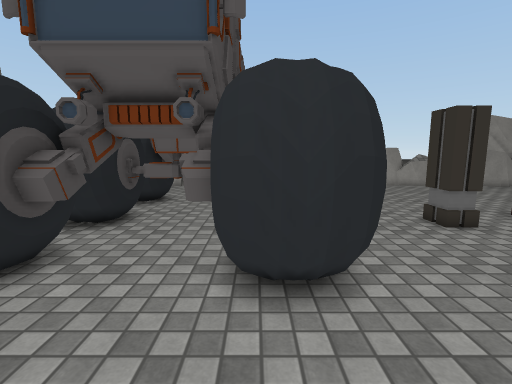
[1] (above)

24 first-person views from a walk through a 3-D level made in the Unity game engine. The camera is 1.4 m above the floor, tilts 8° down and sees 85° across. The floor is counted in squares, 0.5 m on a side. Each view is taken from the middle of a square. On the plan, view 1 faces up. The plan holds only what a view shows up to about 19 squares ahead; the rest is blank. The place goes on beyond the plan. The player is left out. Some surface patterns are stand-ins.

[2]
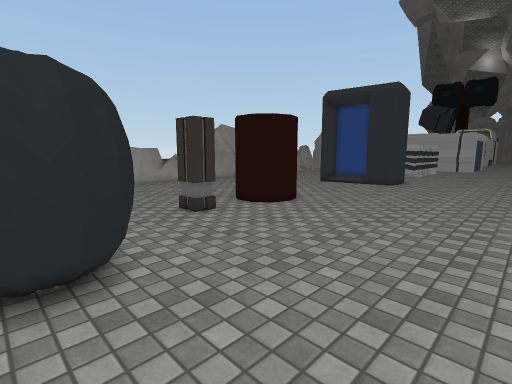

[3]
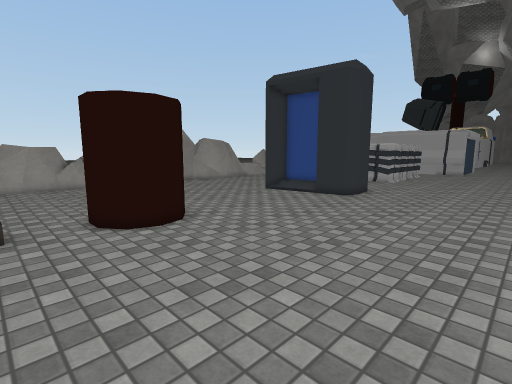

[4]
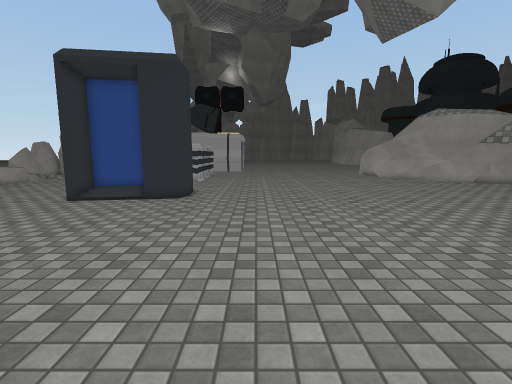

[5]
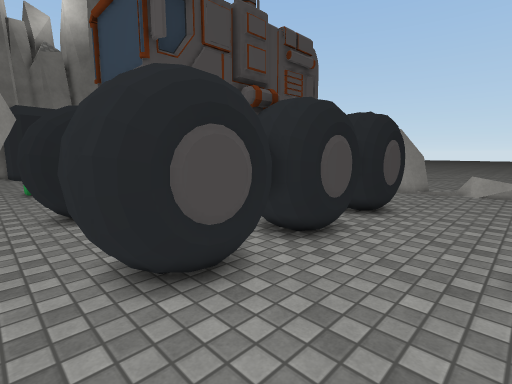

[6]
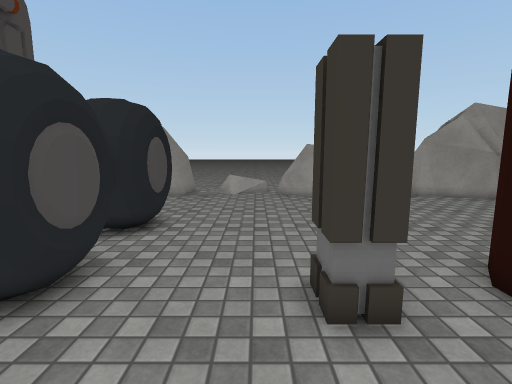

[7]
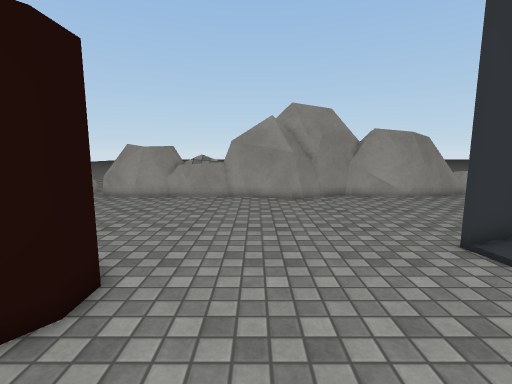

[8]
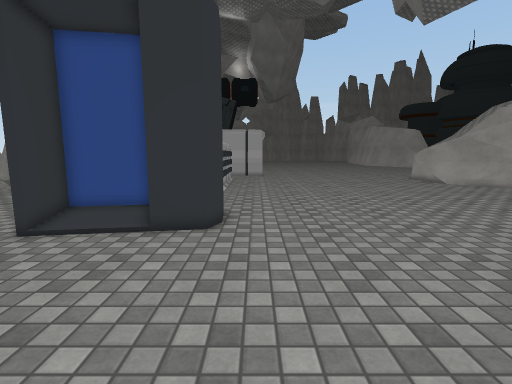

[9]
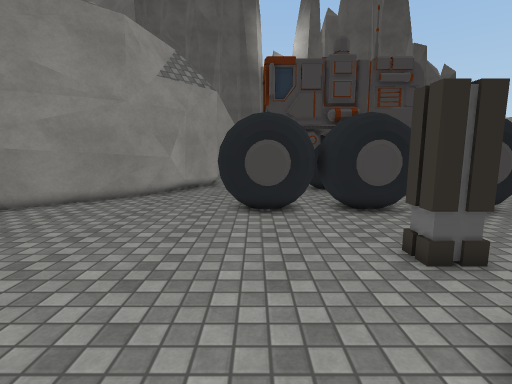

[10]
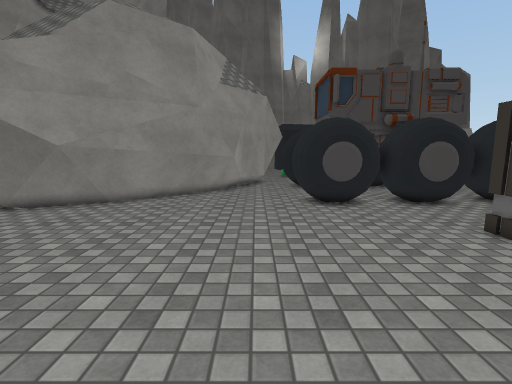

[11]
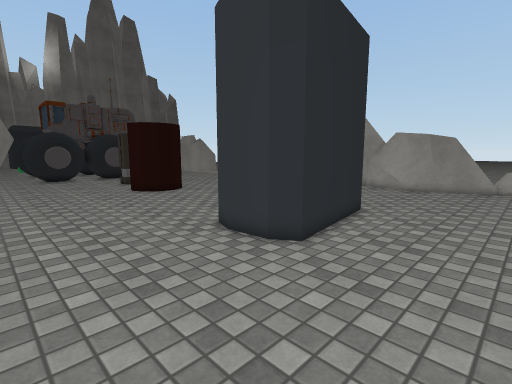

[12]
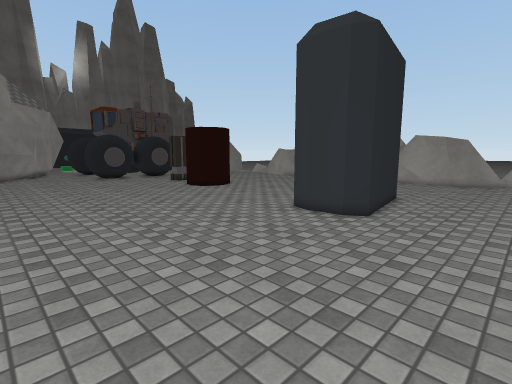

[13]
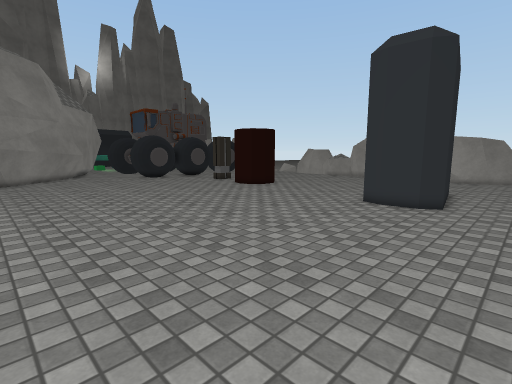

[14]
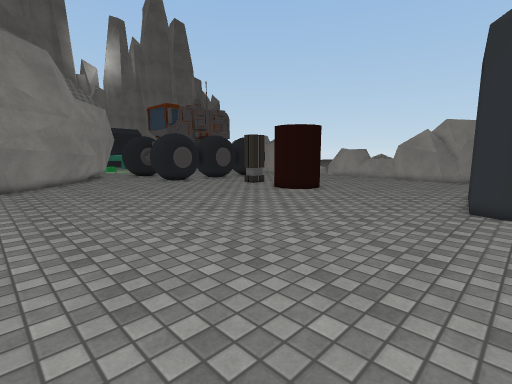

[15]
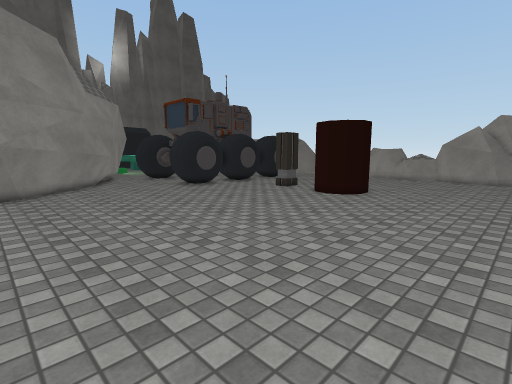

[16]
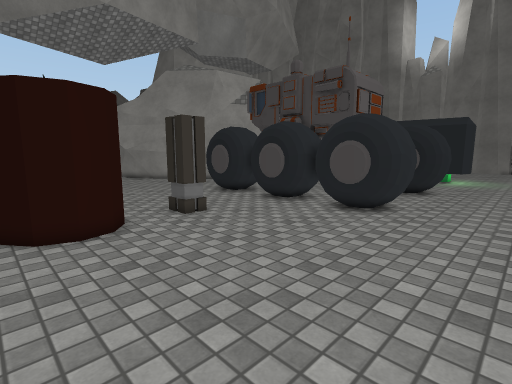

[17]
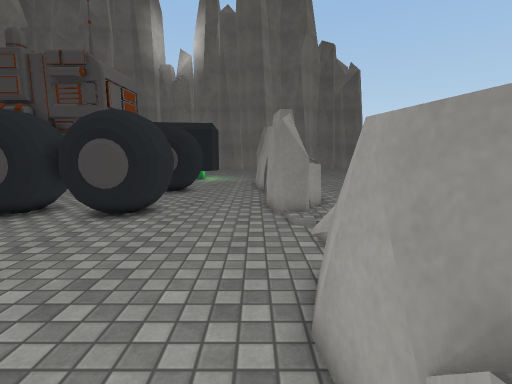

[18]
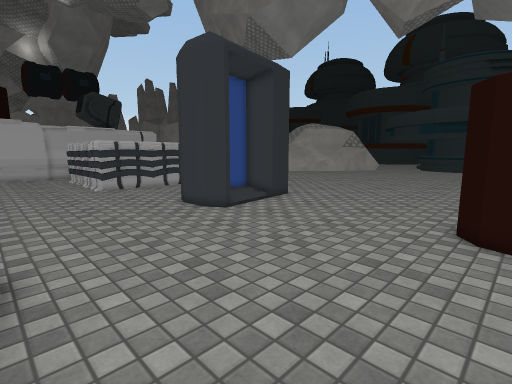

[19]
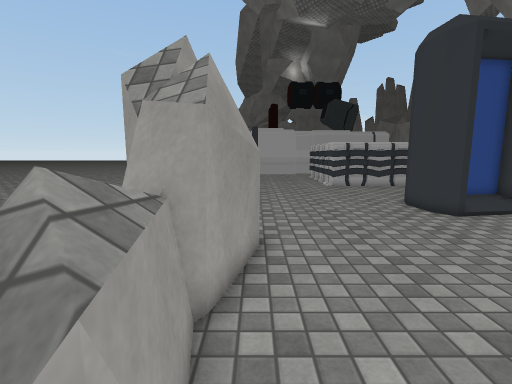

[20]
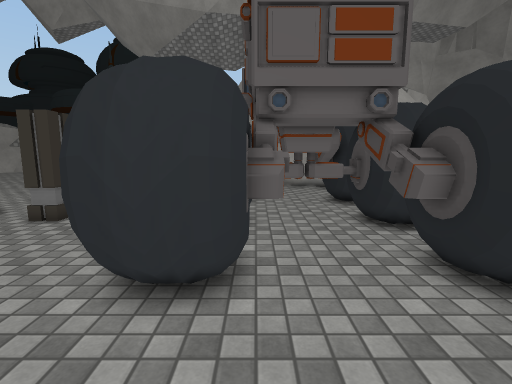

[21]
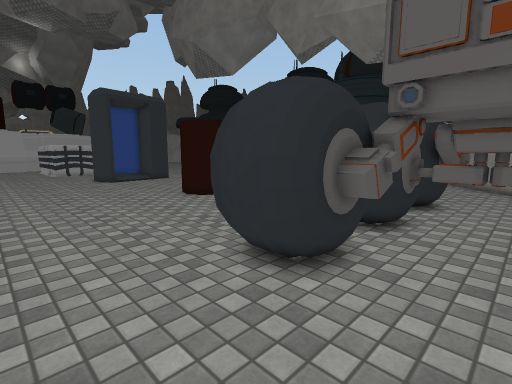

[22]
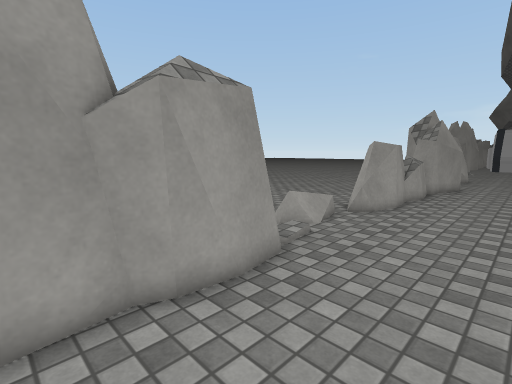

[23]
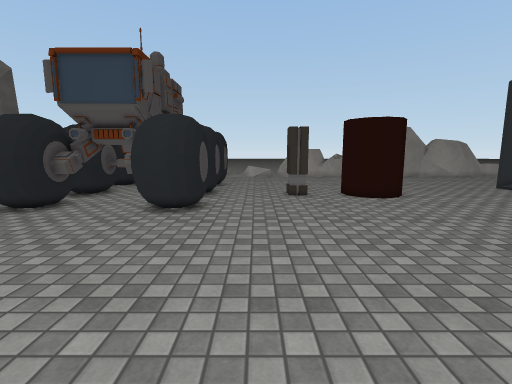

[24]
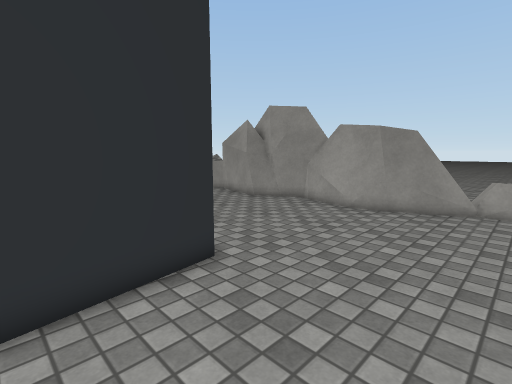

### Floor plan
Key: @ floor where view 1 was taken; # wall or solid block; . main floor; : floor 0.25 m higher than the main floor; = window, fence, low wall or low ledge; ^ raised ledge; O other object.
Columns run from 5 left of view 1 to 34 right of it. Each row starts with its distance up from view 1.
 27                                      ==
 26          ==   =#                     ==
 25     ###=:....=######^## #   ########==#
 24 #######.......=###^^^##############=....
 23 .......................####.............
 22 ........................................
 21 ........................................
 20 ........................................
 19 .....OOO................................
 18 O...OOOO................................
 17 OO.OOOOO................................
 16 OO.OOOOO................................
 15 OO.OOOOO......................OOO.......
 14 OO.OOOOO.....................OOOOO......
 13 O...OOOO.........OOO.......... O O......
 12 OOOOOOOO........OO OO......... O O......
 11 OOOOOOOO.....#..O   O.........:OOOO.....
 10 OOOOOOOO........OO OO.........OOO O.....
  9 OO.OOOOO.........OOO..........OO  O.....
  8 OOOOOOOO......................OOOOO.....
  7 OO.OOOOO.......................OO.......
  6 OO.OOOOO................................
  5 O...OOOO................................
  4 .....OOO................................
  3 ........................................
  2 ........................................
  1  #......................................
  0  ##..@..................................
 -1  ###....................................
 -2   ###...................................
 -3    ###..................................
 -4     ###.................................
 -5      ###................................
 -6       ###...............................
 -7        ###..............................
 -8        ###... .................... .....

Where each view was taken, in squares from view 1:
view 1: 0 up, 0 right, facing up
view 2: 1 down, 0 right, facing up-right
view 3: 1 down, 8 right, facing up-right
view 4: 3 up, 8 right, facing right
view 5: 3 up, 7 right, facing up-left
view 6: 6 up, 6 right, facing up
view 7: 6 up, 18 right, facing up
view 8: 6 up, 15 right, facing right
view 9: 6 up, 15 right, facing left
view 10: 2 up, 17 right, facing left
view 11: 1 up, 34 right, facing up-left
view 12: 4 down, 34 right, facing up-left
view 13: 8 down, 32 right, facing up-left
view 14: 8 down, 27 right, facing up-left
view 15: 8 down, 23 right, facing up-left
view 16: 23 up, 15 right, facing down-left
view 17: 23 up, 14 right, facing left
view 18: 23 up, 13 right, facing down-right
view 19: 23 up, 12 right, facing right
view 20: 23 up, 1 left, facing down
view 21: 23 up, 4 left, facing down-right
view 22: 19 up, 5 left, facing up-right
view 23: 8 down, 5 right, facing up
view 24: 10 up, 34 right, facing up-left
